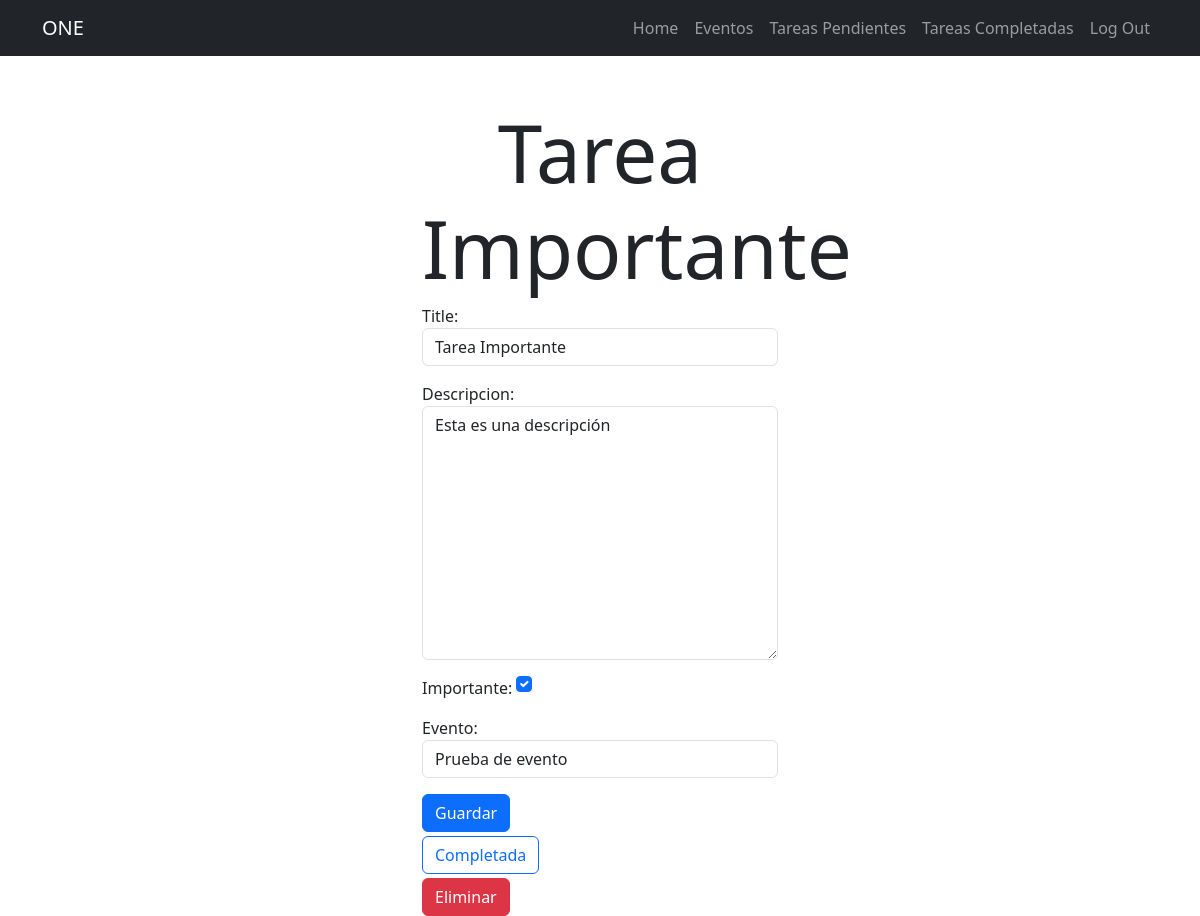
Screenshot of /tasks/4/ (signed in) with the database file from the repository.
### tasks/models.py (models this page shows, shortened)
class Task(models.Model):
    title = models.CharField(max_length=80)
    descripcion = models.TextField(blank=True)
    fechaCreacion = models.DateTimeField(auto_now_add=True)
    fechaLim= models.DateTimeField(null = True, blank = True)
    importante = models.BooleanField(default=False)
    user = models.ForeignKey(User, on_delete=models.CASCADE)
    evento = models.ForeignKey(Evento, blank=True , on_delete=models.CASCADE)

### tasks/views.py (the view, shortened to what this page needs)
# urls.py: path('tasks/<int:task_id>/', task_detail, name = 'task_detail'),
@login_required
def task_detail(request, task_id):
    if request.method == 'GET':
        task = get_object_or_404(Task, pk=task_id, user = request.user)
        form = TaskForm(instance=task)
        return render(request, 'task_detail.html', {'task': task, 'form': form})

### tasks/froms.py
class TaskForm(forms.ModelForm):
    class Meta:
        model = Task
        fields = ['title', 'descripcion', 'importante', 'evento']
        widgets = {
            'title': forms.TextInput(attrs={'class': 'form-control', 'placeholder': 'Escriba un título'}),
            'descripcion': forms.Textarea(attrs={'class': 'form-control', 'placeholder': 'Escriba una descripción'}),
            'importante': forms.CheckboxInput(attrs={'class': 'form-check-input m-auto'}),
            'evento': forms.Select(attrs={'class': 'form-control'})
        }

### event/models.py (called while the page is built)
    def __str__(self):
        return self.nombre

### tasks/templates/task_detail.html (shortened to what this page needs)
{% extends 'base.html' %}
{% block content%}
<main class="container">
    <div class="row">
        <div class="col-md-4 offset-md-4">
            <h1 class="display-1 text-center mt-5">{{task.title}}</h1>
            <form method="post">
                {{form.as_p}}
                <button class="btn btn-primary">Guardar</button>
            </form>
            <form action="{% url 'complete_task' task.id %}"  method="post">
                <button class="btn btn-outline-primary mt-1">Completada</button>
            </form>
            <form action="{% url 'delete_task' task.id %}"  method="post">
                <button class="btn btn-danger mt-1">Eliminar</button>
            </form>
        </div>
    </div>
</main>
{% endblock %}

### rows the page displays
Task: title "Tarea Importante", descripcion "Esta es una descripción", importante "☑", evento "Prueba de evento"
